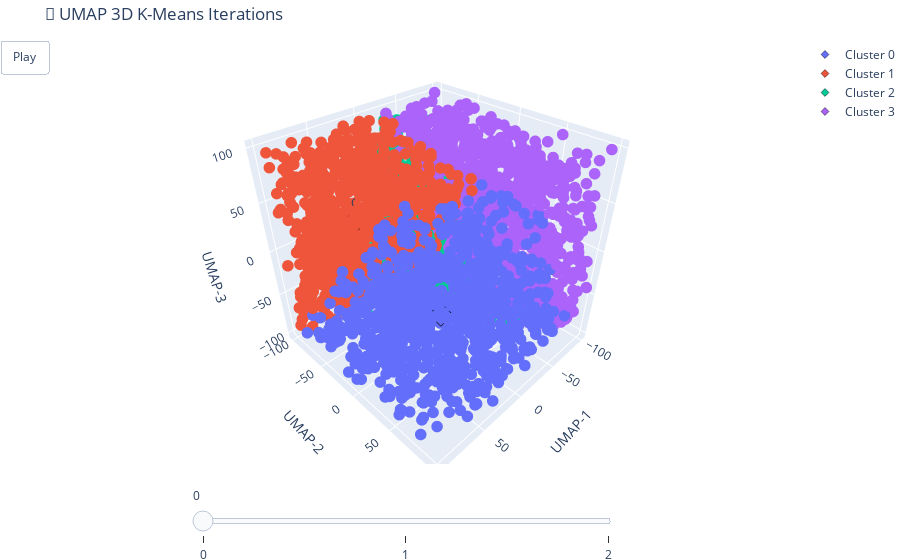

Source (notebook cell):
### Code cell
# Bernat: any setting <1 will cause sorting order artifacts because of
# the rendering engine's static sorting order on transparents.
point_opacity = 1

colors = px.colors.qualitative.Plotly

# Static layout
layout = go.Layout(
    title="🌌 UMAP 3D K-Means Iterations",
    margin=dict(l=0, r=0, b=0, t=40),
    scene=dict(
        xaxis_title='UMAP-1',
        yaxis_title='UMAP-2',
        zaxis_title='UMAP-3',
        bgcolor='white'
    ),
    updatemenus=[dict(
        type='buttons',
        showactive=False,
        buttons=[dict(label='Play', method='animate', args=[None])]
    )],
    sliders=[dict(
        steps=[dict(method='animate', args=[[f'frame{k}']], label=str(k)) for k in range(len(iterations))],
        transition=dict(duration=0),
        x=0.156, y=0, len=0.6
    )]
)

# Initial empty figure
fig = go.Figure(layout=layout)

# Initial data for frame 0
iter0 = iteration_meta[0]
cmap = {cid: colors[i % len(colors)] for i, cid in enumerate(np.unique(iter0['centroid_ids']))}

for cid in cmap:
    mask = iter0['point_cluster_ids'] == cid
    fig.add_trace(go.Scatter3d(
        x=points_3d_per_iter[0][mask, 0],
        y=points_3d_per_iter[0][mask, 1],
        z=points_3d_per_iter[0][mask, 2],
        mode='markers',
        marker=dict(size=4, color=cmap[cid], opacity=point_opacity),
        showlegend=False,
        name = 'C' + str(cid)
    ))
    mask = iter0['centroid_ids'] == cid
    fig.add_trace(go.Scatter3d(
        x=centroids_3d_per_iter[0][mask, 0],
        y=centroids_3d_per_iter[0][mask, 1],
        z=centroids_3d_per_iter[0][mask, 2],
        mode='markers+text',
        marker=dict(size=6, symbol='diamond', color=cmap[cid], line=dict(width=0.5, color='black')),
        name=f'Cluster {cid}',
        text=[f"C{cid}"] * np.sum(mask),
        textposition="top center"
    ))

# Add frames
frames = []
for k, meta in enumerate(iteration_meta):
    frame_data = []
    cmap = {cid: colors[i % len(colors)] for i, cid in enumerate(np.unique(meta['centroid_ids']))}

    for cid in cmap:
        mask_p = meta['point_cluster_ids'] == cid
        mask_c = meta['centroid_ids'] == cid

        frame_data.append(go.Scatter3d(
            x=points_3d_per_iter[k][mask_p, 0],
            y=points_3d_per_iter[k][mask_p, 1],
            z=points_3d_per_iter[k][mask_p, 2],
            mode='markers',
            marker=dict(size=4, color=cmap[cid], opacity=point_opacity),
            showlegend=False
        ))
        frame_data.append(go.Scatter3d(
            x=centroids_3d_per_iter[k][mask_c, 0],
            y=centroids_3d_per_iter[k][mask_c, 1],
            z=centroids_3d_per_iter[k][mask_c, 2],
            mode='markers+text',
            marker=dict(size=6, symbol='diamond', color=cmap[cid], line=dict(width=0.5, color='black')),
            name=f'Cluster {cid}',
            text=[f"C{cid}"] * np.sum(mask_c),
            textposition="top center"
        ))

    frames.append(go.Frame(data=frame_data, name=f"frame{k}"))

fig.frames = frames
fig.show()

### Figure 1 — Plotly figure (JSON) as saved in the notebook; plotly's stock layout.template omitted (floating-point values rounded to 4 significant figures; data arrays with more than 128 entries replaced by an {"elided": "..."} marker saying what was removed)
{"data": [{"marker": {"color": "#636EFA", "opacity": 1, "size": 4}, "mode": "markers", "name": "C0", "showlegend": false, "type": "scatter3d", "x": {"elided": "875 float values"}, "y": {"elided": "875 float values"}, "z": {"elided": "875 float values"}}, {"marker": {"color": "#636EFA", "line": {"color": "black", "width": 0.5}, "size": 6, "symbol": "diamond"}, "mode": "markers+text", "name": "Cluster 0", "text": ["C0"], "textposition": "top center", "type": "scatter3d", "x": [38.23], "y": [42.51], "z": [-23.2]}, {"marker": {"color": "#EF553B", "opacity": 1, "size": 4}, "mode": "markers", "name": "C1", "showlegend": false, "type": "scatter3d", "x": {"elided": "875 float values"}, "y": {"elided": "875 float values"}, "z": {"elided": "875 float values"}}, {"marker": {"color": "#EF553B", "line": {"color": "black", "width": 0.5}, "size": 6, "symbol": "diamond"}, "mode": "markers+text", "name": "Cluster 1", "text": ["C1"], "textposition": "top center", "type": "scatter3d", "x": [50.54], "y": [-45.64], "z": [36.86]}, {"marker": {"color": "#00CC96", "opacity": 1, "size": 4}, "mode": "markers", "name": "C2", "showlegend": false, "type": "scatter3d", "x": {"elided": "875 float values"}, "y": {"elided": "875 float values"}, "z": {"elided": "875 float values"}}, {"marker": {"color": "#00CC96", "line": {"color": "black", "width": 0.5}, "size": 6, "symbol": "diamond"}, "mode": "markers+text", "name": "Cluster 2", "text": ["C2"], "textposition": "top center", "type": "scatter3d", "x": [-38.45], "y": [-53.61], "z": [-35.26]}, {"marker": {"color": "#AB63FA", "opacity": 1, "size": 4}, "mode": "markers", "name": "C3", "showlegend": false, "type": "scatter3d", "x": {"elided": "875 float values"}, "y": {"elided": "875 float values"}, "z": {"elided": "875 float values"}}, {"marker": {"color": "#AB63FA", "line": {"color": "black", "width": 0.5}, "size": 6, "symbol": "diamond"}, "mode": "markers+text", "name": "Cluster 3", "text": ["C3"], "textposition": "top center", "type": "scatter3d", "x": [-58.36], "y": [22.13], "z": [34.32]}], "layout": {"margin": {"b": 0, "l": 0, "r": 0, "t": 40}, "scene": {"bgcolor": "white", "xaxis": {"title": {"text": "UMAP-1"}}, "yaxis": {"title": {"text": "UMAP-2"}}, "zaxis": {"title": {"text": "UMAP-3"}}}, "sliders": [{"len": 0.6, "steps": [{"args": [["frame0"]], "label": "0", "method": "animate"}, {"args": [["frame1"]], "label": "1", "method": "animate"}, {"args": [["frame2"]], "label": "2", "method": "animate"}], "transition": {"duration": 0}, "x": 0.156, "y": 0}], "title": {"text": "🌌 UMAP 3D K-Means Iterations"}, "updatemenus": [{"buttons": [{"args": [null], "label": "Play", "method": "animate"}], "showactive": false, "type": "buttons"}]}}
